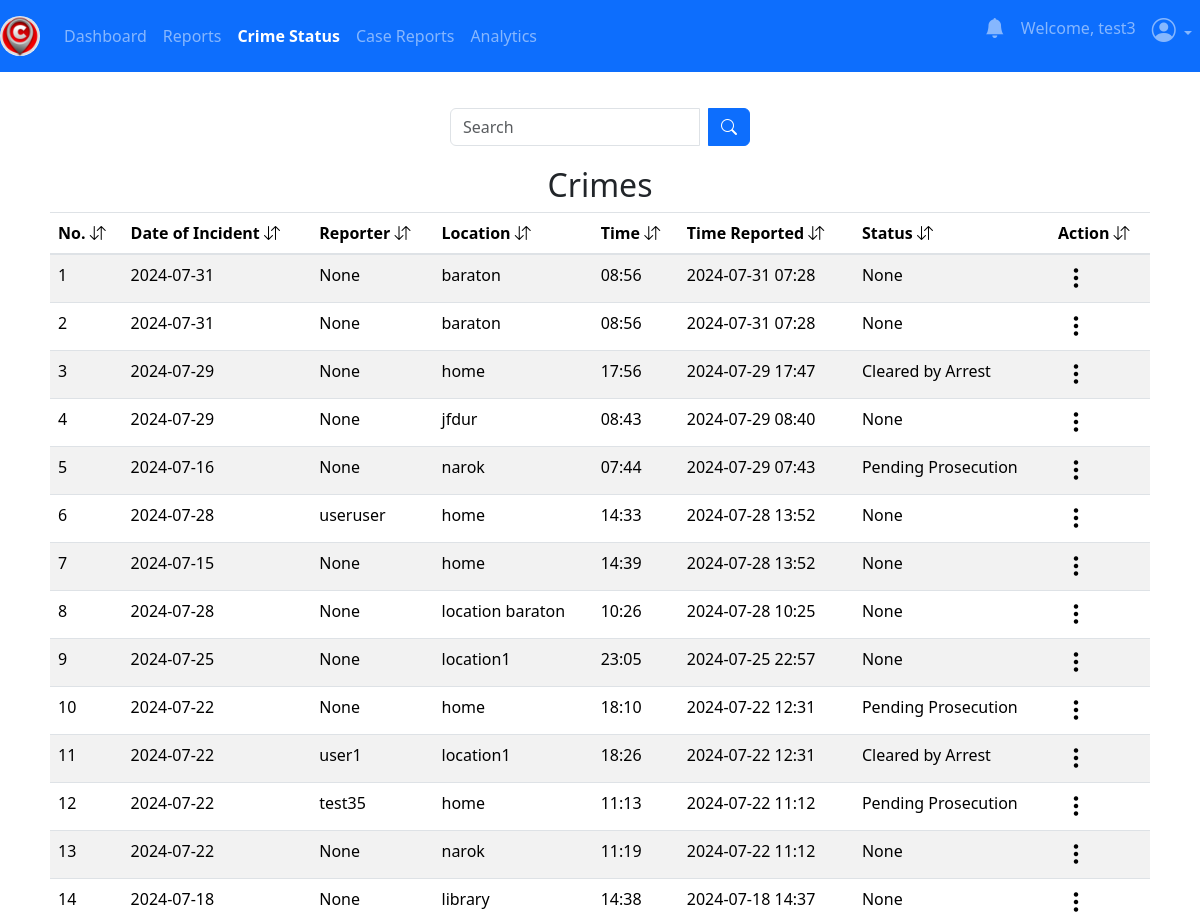
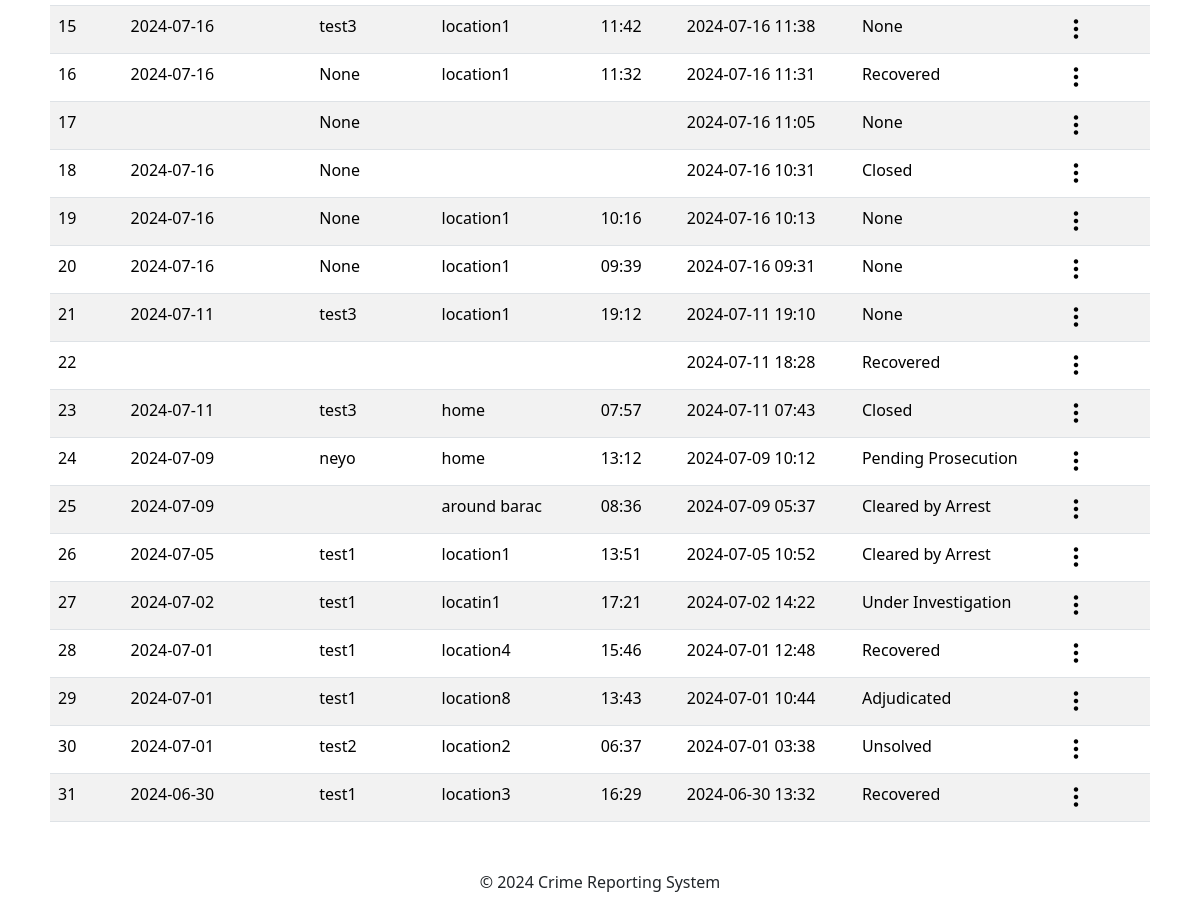
The app's page /admin/crime_status (signed in) with its own data (2 pictures, top to bottom).
### app/posts/models.py (models this page shows, shortened)
class Crime(db.Model, UserMixin):
    crime_id = db.Column(db.Integer, primary_key=True)
    date_of_incident = db.Column(db.String(10), nullable=False)
    issued_by = db.Column(db.String(20), nullable=True)
    time_of_incident = db.Column(db.String(10), nullable=False)
    phonenumber = db.Column(db.String(10), nullable=True)
    incident_location = db.Column(db.Text, nullable=False)
    incident_nature = db.Column(db.Text, nullable=False)
    incident_details = db.Column(db.Text, nullable=False)
    suspect_details = db.Column(db.Text, nullable=True)
    arrest_history = db.Column(db.Text, nullable=True)
    suspect_name = db.Column(db.String(10), nullable=True)
    comments = db.Column(db.Text, nullable=True)
    crime_status = db.Column(db.String(10), nullable=True)
    latitude = db.Column(db.Float)
    longitude = db.Column(db.Float)
    crime_file_upload = db.Column(db.Text, nullable=True)
    crime_file_name = db.Column(db.Text, nullable=True)
    crime_mimetype = db.Column(db.Text, nullable=True)
    date_crime_received = db.Column(db.DateTime(timezone=True), default=current_time())
    reporter_id = db.Column(db.Integer, db.ForeignKey('user.id'))

### app/admins/routes.py (the view)
@admins.route('/admin/crime_status')
@admin_required
def crimeStatus():
    search_crime = request.args.get('search_crime', '')
    try:
        if search_crime:
            crimes_status = Crime.query.filter(
                Crime.incident_location.ilike(f'%{search_crime}%') |
                Crime.issued_by.ilike(f'%{search_crime}%') |
                Crime.date_of_incident.ilike(f'%{search_crime}%') |
                Crime.time_of_incident.ilike(f'%{search_crime}%') |
                Crime.date_crime_received.ilike(f'%{search_crime}%') |
                Crime.crime_status.ilike(f'%{search_crime}%')
            ).order_by(desc(Crime.date_crime_received)).all()
        else:
            crimes_status = Crime.query.order_by(desc(Crime.date_crime_received)).all()
    except Exception as e:
        current_app.logger.error(f"Database error: {str(e)}")
        flash("An error occurred while fetching crime status reports.", "danger")
        return redirect(url_for('admins.crimeStatus'))
    if not crimes_status:
        flash("No crime status reports found.", "info")
    return render_template('admin/crime_status.html', title='Crime Status', crimes_status=crimes_status)

### app/__init__.py (called while the page is built)
@login_manager.user_loader
def load_user(user_id):
    return models.User.query.get(user_id)

### app/admins/routes.py (called while the page is built)
def admin_required(f):
    @wraps(f)
    def decorated_function(*args, **kwargs):
        if not session.get('admin_id'):
            flash('You need to be logged in as an admin to access the page.', 'danger')
            return redirect(url_for('admins.adminIndex'))
        return f(*args, **kwargs)
    return decorated_function

### app/templates/admin/crime_status.html (shortened to what this page needs)
{% extends 'admin/layout.html' %}
{% block content %}
<div class="container">
    <br>
    <form method="GET" action="{{ url_for('admins.crimeStatus') }}" class="search-form">
        <div class="input-group search-input">
            <input type="text" name="search_crime" class="form-control" placeholder="Search">
            <div class="input-group-append ms-2">
                <button type="submit" class="btn btn-primary">
                    <i class="bi bi-search"></i>
                </button>
            </div>
        </div>
    </form>
{% if crimes_status %}
<table class="table table-striped table-hover">
    <h2 style="text-align: center;">Crimes</h2>
    <thead>
        <tr>
            <th scope="col">No. <i class="bi bi-arrow-down-up"></i></th>
            <th scope="col">Date of Incident <i class="bi bi-arrow-down-up"></i></th>
            <th scope="col">Reporter <i class="bi bi-arrow-down-up"></i></th>
            <th scope="col">Location <i class="bi bi-arrow-down-up"></i></th>
            <th scope="col">Time <i class="bi bi-arrow-down-up"></i></th>
            <th scope="col">Time Reported <i class="bi bi-arrow-down-up"></i></th>
            <th scope="col">Status <i class="bi bi-arrow-down-up"></i></th>
            <th scope="col">Action <i class="bi bi-arrow-down-up"></i></th>
        </tr>
    </thead>
    <tbody>
        {% for crime in crimes_status %}
            <tr>
                <td>{{ loop.index }}</td>
                <td>{{ crime.date_of_incident }}</td>
                <td>{{ crime.issued_by }}</td>
                <td>{{ crime.incident_location }}</td>
                <td>{{ crime.time_of_incident }}</td>
                <td>{{ crime.date_crime_received.strftime('%Y-%m-%d %H:%M') }}</td>
                <td>{{ crime.crime_status }}</td>
                <td>
                    <div class="dropdown">
                        <button class="three-dots-btn" type="button" id="dropdownMenuButton{{ crime.crime_id }}" data-bs-toggle="dropdown" aria-expanded="false">
                            <i class="bi bi-three-dots-vertical h4"></i>
                        </button>
                    </div>
                  </td>
            </tr>
        {% endfor %}
    </tbody>
  </table>
{% endif %}
{% endblock content %}

### app/templates/admin/layout.html (style rules this page uses)
body { height: 100%; width: 100%; padding-top: 40px; }

### app/templates/admin/crime_status.html (style rules this page uses)
.container { padding: 20px; }
.three-dots-btn { background: none; border: none; cursor: pointer; }
.search-form { display: flex; justify-content: center; margin-bottom: 20px; }
.search-input { width: 300px; }

### records on screen
Crime: date_of_incident "2024-07-31", issued_by "None", incident_location "baraton", time_of_incident "08:56", date_crime_received "2024-07-31 07:28", crime_status "None"
Crime: date_of_incident "2024-07-31", issued_by "None", incident_location "baraton", time_of_incident "08:56", date_crime_received "2024-07-31 07:28", crime_status "None"
Crime: date_of_incident "2024-07-29", issued_by "None", incident_location "home", time_of_incident "17:56", date_crime_received "2024-07-29 17:47", crime_status "Cleared by Arrest"
Crime: date_of_incident "2024-07-29", issued_by "None", incident_location "jfdur", time_of_incident "08:43", date_crime_received "2024-07-29 08:40", crime_status "None"
Crime: date_of_incident "2024-07-16", issued_by "None", incident_location "narok", time_of_incident "07:44", date_crime_received "2024-07-29 07:43", crime_status "Pending Prosecution"
Crime: date_of_incident "2024-07-28", issued_by "useruser", incident_location "home", time_of_incident "14:33", date_crime_received "2024-07-28 13:52", crime_status "None"
Crime: date_of_incident "2024-07-15", issued_by "None", incident_location "home", time_of_incident "14:39", date_crime_received "2024-07-28 13:52", crime_status "None"
Crime: date_of_incident "2024-07-28", issued_by "None", incident_location "location baraton", time_of_incident "10:26", date_crime_received "2024-07-28 10:25", crime_status "None"
Crime: date_of_incident "2024-07-25", issued_by "None", incident_location "location1", time_of_incident "23:05", date_crime_received "2024-07-25 22:57", crime_status "None"
Crime: date_of_incident "2024-07-22", issued_by "None", incident_location "home", time_of_incident "18:10", date_crime_received "2024-07-22 12:31", crime_status "Pending Prosecution"
Crime: date_of_incident "2024-07-22", issued_by "user1", incident_location "location1", time_of_incident "18:26", date_crime_received "2024-07-22 12:31", crime_status "Cleared by Arrest"
Crime: date_of_incident "2024-07-22", issued_by "test35", incident_location "home", time_of_incident "11:13", date_crime_received "2024-07-22 11:12", crime_status "Pending Prosecution"
Crime: date_of_incident "2024-07-22", issued_by "None", incident_location "narok", time_of_incident "11:19", date_crime_received "2024-07-22 11:12", crime_status "None"
Crime: date_of_incident "2024-07-18", issued_by "None", incident_location "library", time_of_incident "14:38", date_crime_received "2024-07-18 14:37", crime_status "None"
Crime: date_of_incident "2024-07-16", issued_by "test3", incident_location "location1", time_of_incident "11:42", date_crime_received "2024-07-16 11:38", crime_status "None"
Crime: date_of_incident "2024-07-16", issued_by "None", incident_location "location1", time_of_incident "11:32", date_crime_received "2024-07-16 11:31", crime_status "Recovered"
Crime: issued_by "None", date_crime_received "2024-07-16 11:05", crime_status "None"
Crime: date_of_incident "2024-07-16", issued_by "None", date_crime_received "2024-07-16 10:31", crime_status "Closed"
Crime: date_of_incident "2024-07-16", issued_by "None", incident_location "location1", time_of_incident "10:16", date_crime_received "2024-07-16 10:13", crime_status "None"
Crime: date_of_incident "2024-07-16", issued_by "None", incident_location "location1", time_of_incident "09:39", date_crime_received "2024-07-16 09:31", crime_status "None"
Crime: date_of_incident "2024-07-11", issued_by "test3", incident_location "location1", time_of_incident "19:12", date_crime_received "2024-07-11 19:10", crime_status "None"
Crime: date_crime_received "2024-07-11 18:28", crime_status "Recovered"
Crime: date_of_incident "2024-07-11", issued_by "test3", incident_location "home", time_of_incident "07:57", date_crime_received "2024-07-11 07:43", crime_status "Closed"
Crime: date_of_incident "2024-07-09", issued_by "neyo", incident_location "home", time_of_incident "13:12", date_crime_received "2024-07-09 10:12", crime_status "Pending Prosecution"
Crime: date_of_incident "2024-07-09", incident_location "around barac", time_of_incident "08:36", date_crime_received "2024-07-09 05:37", crime_status "Cleared by Arrest"
Crime: date_of_incident "2024-07-05", issued_by "test1", incident_location "location1", time_of_incident "13:51", date_crime_received "2024-07-05 10:52", crime_status "Cleared by Arrest"
Crime: date_of_incident "2024-07-02", issued_by "test1", incident_location "locatin1", time_of_incident "17:21", date_crime_received "2024-07-02 14:22", crime_status "Under Investigation"
Crime: date_of_incident "2024-07-01", issued_by "test1", incident_location "location4", time_of_incident "15:46", date_crime_received "2024-07-01 12:48", crime_status "Recovered"
Crime: date_of_incident "2024-07-01", issued_by "test1", incident_location "location8", time_of_incident "13:43", date_crime_received "2024-07-01 10:44", crime_status "Adjudicated"
Crime: date_of_incident "2024-07-01", issued_by "test2", incident_location "location2", time_of_incident "06:37", date_crime_received "2024-07-01 03:38", crime_status "Unsolved"
Crime: date_of_incident "2024-06-30", issued_by "test1", incident_location "location3", time_of_incident "16:29", date_crime_received "2024-06-30 13:32", crime_status "Recovered"

### other values on screen
{{ session.get('admin_name') }} "test3"
